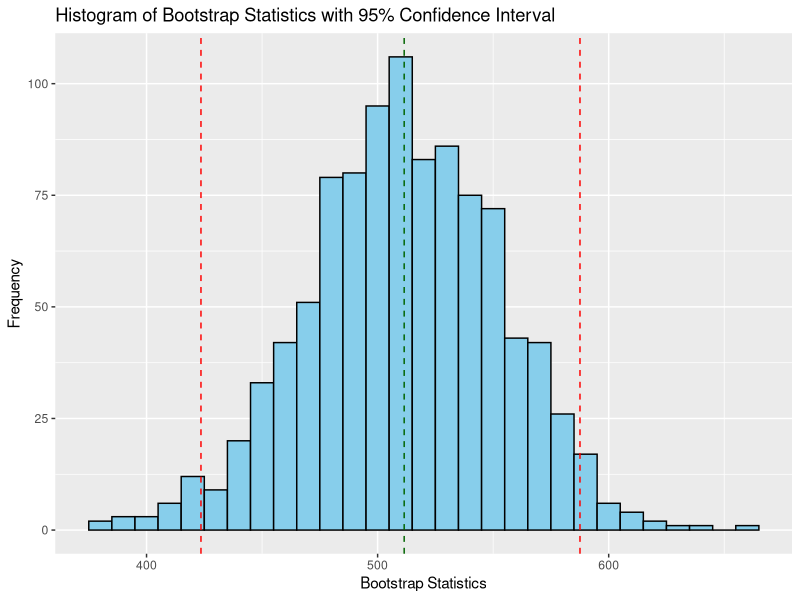

This chart was generated by the following R code:
## ---- chunk 1
options(width = 105)
knitr::opts_chunk$set(dev='png', dpi=300, cache=TRUE)
pdf.options(useDingbats = TRUE)
## ---- chunk 2
library("sf")
library("ggplot2")
library("readr")
library("tidyverse")
## ---- chunk 3
#import cleaned dataset:
RS_full <- read_csv("china_clean.csv")

#lets just grab the two columns we are interested in:
RS <- RS_full[, c('Study_midyear', 'Rs_annual')]
head(RS)
## ---- chunk 4
#make a function that can compute the mean difference of a dataframe column:
rs_mean <- function (data, i){
  highs_and_lows<- data[i, ] %>% group_by(Study_midyear) %>% summarize(High = max(Rs_annual), Min = min(Rs_annual))
  differences <- abs(highs_and_lows$High - highs_and_lows$Min)
  return(mean(differences))}
## ---- chunk 5
# import the bootstap package
library(boot)

one_bootstrap <- function(){
  result <- boot(data = RS, statistic = rs_mean, R = 1000)
  return (result)}
## ---- chunk 6
#get one set bootstrap statistics
boot_results <- one_bootstrap()$t

# find the mean and CI 
boot_mean <- mean(boot_results)
#we are looking at the middle 95%
boot_ci <- quantile(boot_results, c(0.025, 0.975))

# for plotting the data, we can all of the sub iterations into a DataFrame
plot_data <- data.frame(mean_statistic = boot_results)

# Plot using ggplot2
ggplot(plot_data, aes(x = mean_statistic)) +
  geom_histogram(binwidth = 10, fill = "skyblue", color = "black") +
  #Plotting the CI
  geom_vline(xintercept = boot_ci[1], color = "red", linetype = "dashed") +
  geom_vline(xintercept = boot_ci[2], color = "red", linetype = "dashed") +
  #plotting the mean
  geom_vline(xintercept = boot_mean, color = "darkgreen", linetype = "dashed") +
  labs(x = "Bootstrap Statistics", y = "Frequency") +
  ggtitle("Histogram of Bootstrap Statistics with 95% Confidence Interval")
